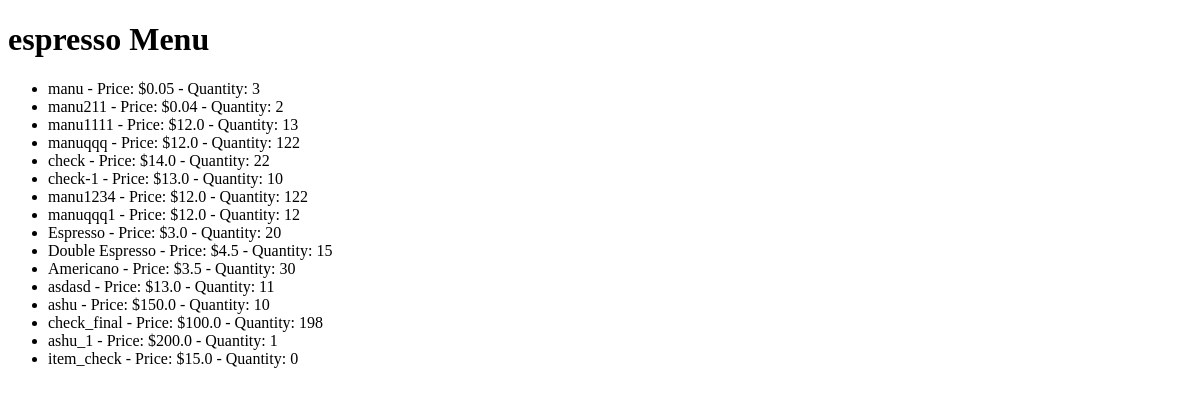
/category/espresso, run on an earlier commit of the app's database.
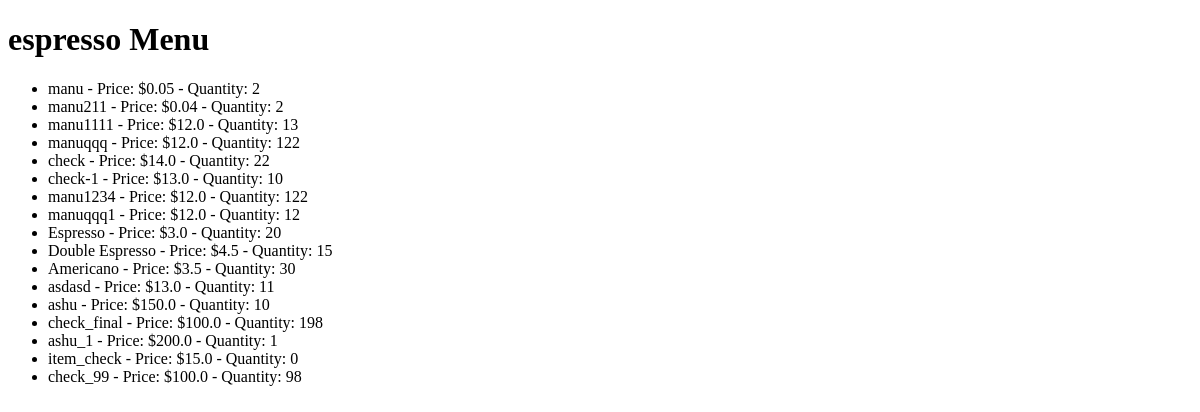
And on a later commit of the database.
### app.py (models this page shows)
class MenuItem(db.Model):
    id = db.Column(db.Integer, primary_key=True)
    name = db.Column(db.String(100), nullable=False)
    price = db.Column(db.Float, nullable=False)
    quantity = db.Column(db.Integer, nullable=False)
    category = db.Column(db.String(50), nullable=False)

### app.py (the view)
@app.route('/category/<category>')
def category_menu(category):
    category_items = MenuItem.query.filter_by(category=category).all()
    category_menu_items = {item.name: {'price': item.price, 'quantity': item.quantity} for item in category_items}
    return render_template('category_menu.html', category=category, menu=category_menu_items)

### templates/category_menu.html (shortened to what this page needs)
<!DOCTYPE html>
<html>
<head>
</head>
<body>
    <h1>{{ category }} Menu</h1>
    <ul>
        {% for item_name, item_info in menu.items() %}
            <li>
                {{ item_name }} - Price: ${{ item_info.price }} - Quantity: {{ item_info.quantity }}
            </li>
        {% endfor %}
    </ul>
</body>
</html>

What changed in the data, as far as the page shows it:
changed MenuItem "manu": quantity "3" → "2"
added MenuItem: name "check_99", price "100.0", quantity "98"
